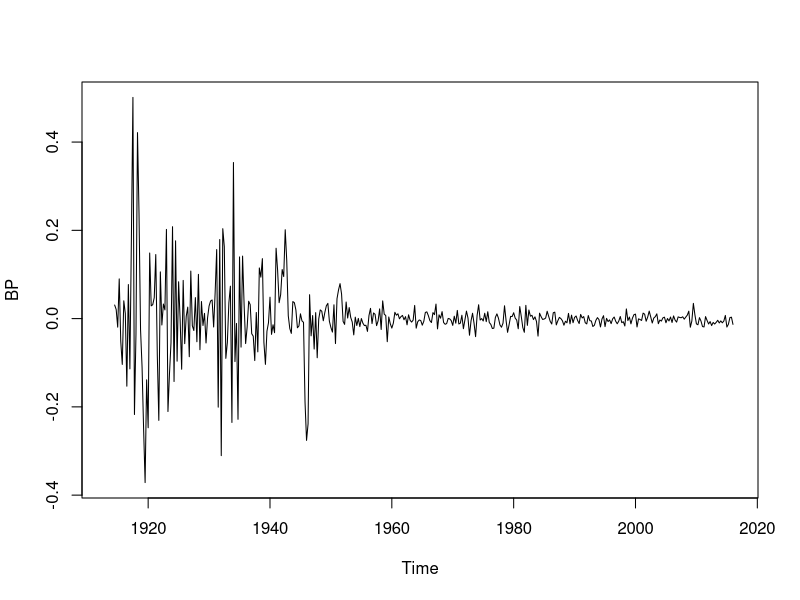
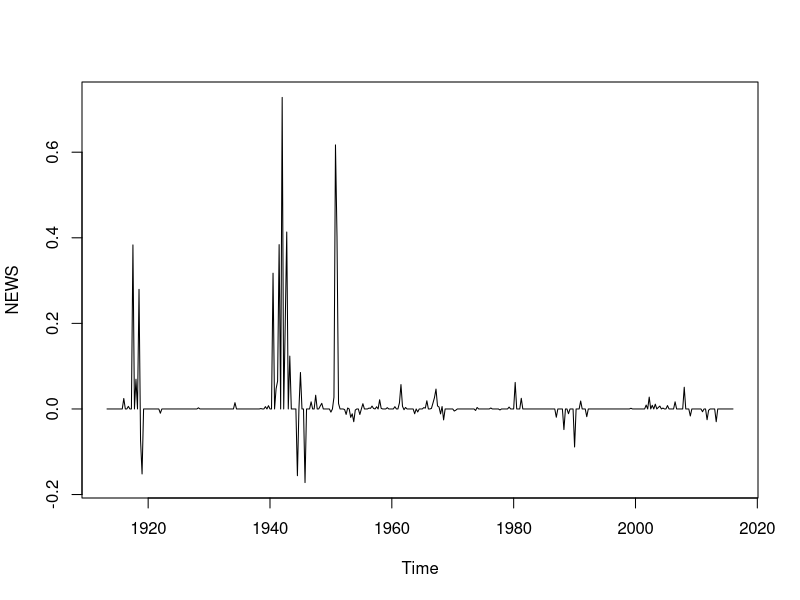
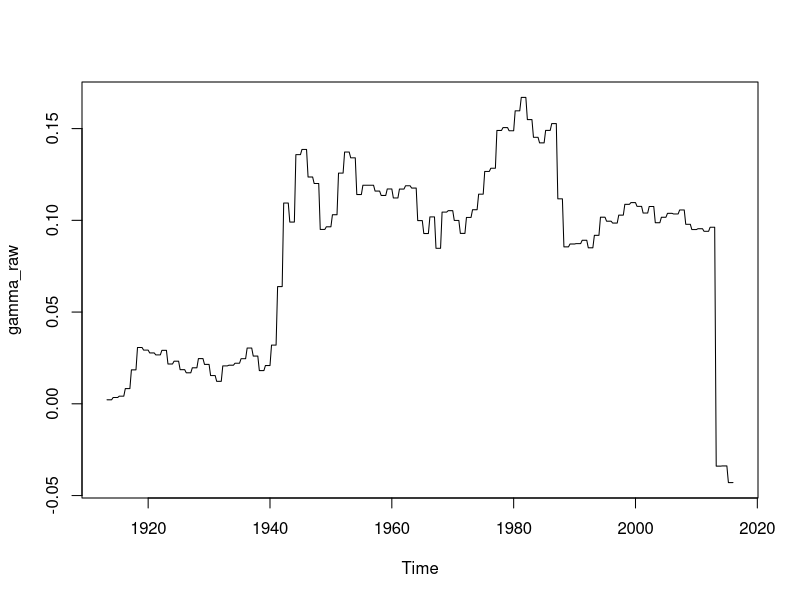
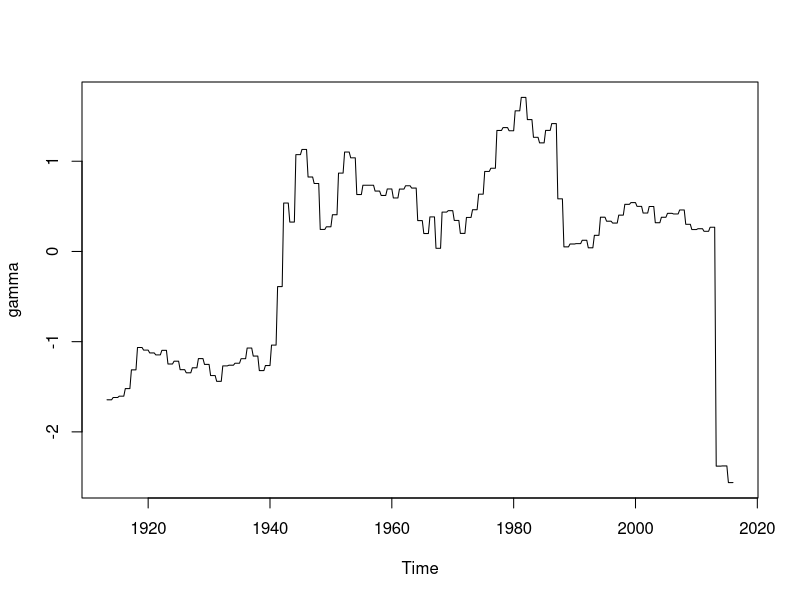
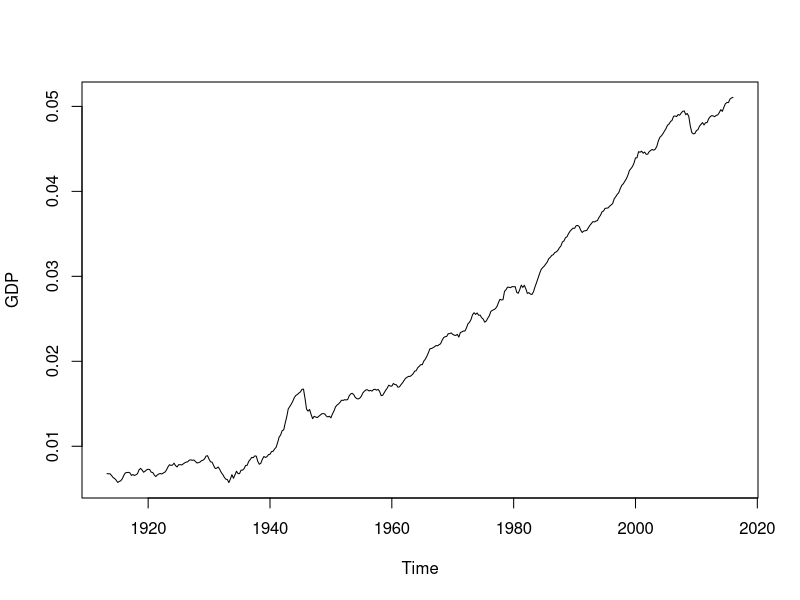
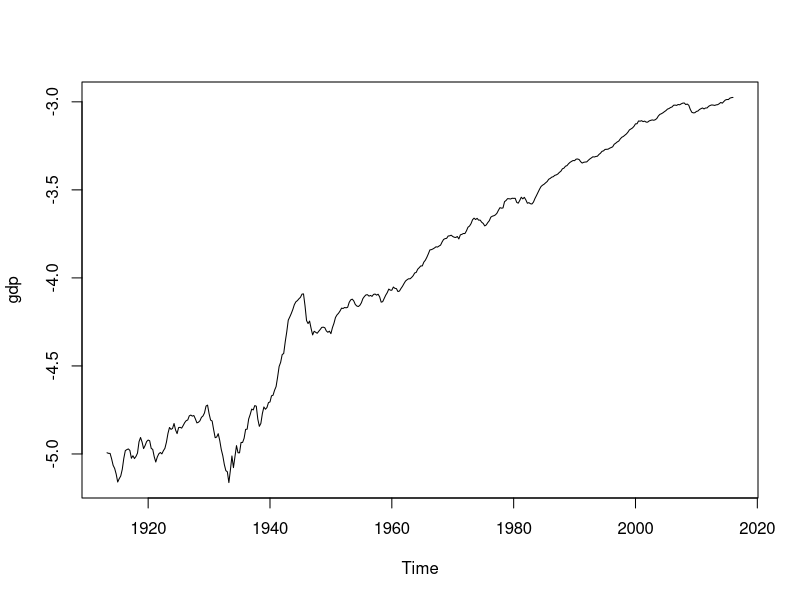
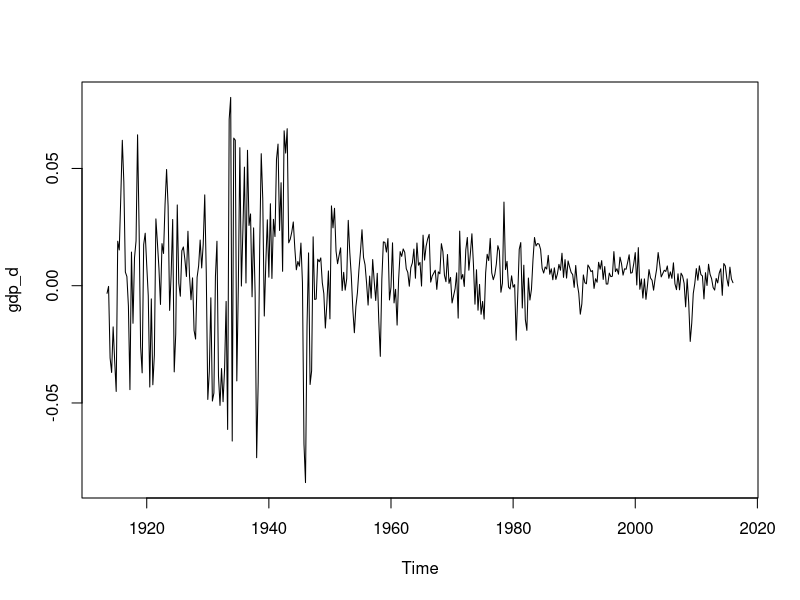
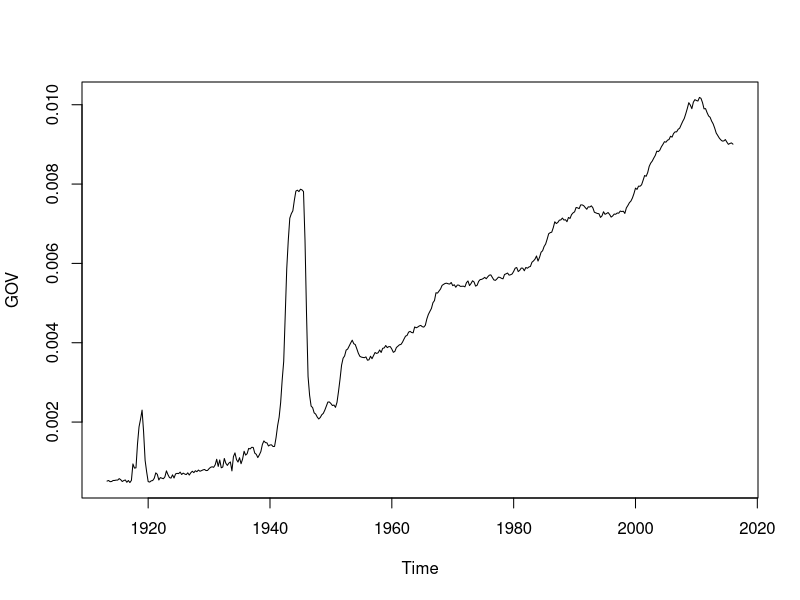

Here is the R script that generated these plots, in order:
# Uploading the Ferrier & Navvarro dataset
data <- read.csv("Dataset/DATA_MACRO_FN.csv")

GDP           <- ts(data$GDP, start = c(1913, 2), frequency = 4)
GOV           <- ts(data$GOV, start = c(1913, 2), frequency = 4)
NEWS          <- ts(data$NEWS, start = c(1913, 2), frequency = 4)
MTR           <- ts(data$MTR, start = c(1913, 2), frequency = 4)
ATR           <- ts(data$ATR, start = c(1913, 2), frequency = 4)


ts_data = ts(data, start = c(1913, 2), frequency = 4)

# creating the BP Shock

library(dplyr)
data_reg <- data %>%
  mutate(
    # Logs
    ln_GOV = log(GOV),
    ln_GDP = log(GDP),
    
    # Growth Rates (Differences)
    d_gov = c(NA, diff(ln_GOV)),
    d_gdp = c(NA, diff(ln_GDP)),
    
    # Create Lag Columns explicitly (lags 1 to 4)
    # This makes the regression line much cleaner later
    gov_L1 = dplyr::lag(d_gov, 1),
    gov_L2 = dplyr::lag(d_gov, 2),
    gov_L3 = dplyr::lag(d_gov, 3),
    gov_L4 = dplyr::lag(d_gov, 4),
    
    gdp_L1 = dplyr::lag(d_gdp, 1),
    gdp_L2 = dplyr::lag(d_gdp, 2),
    gdp_L3 = dplyr::lag(d_gdp, 3),
    gdp_L4 = dplyr::lag(d_gdp, 4)
  )

BP_model <- lm(d_gov ~ gov_L1 + gov_L2 + gov_L3 + gov_L4 + 
                 gdp_L1 + gdp_L2 + gdp_L3 + gdp_L4, 
               data = data_reg,
               na.action = na.exclude)

# storing the Shock
BP <- residuals(BP_model)
BP           <- ts(BP, start = c(1913, 2), frequency = 4)

plot(BP)
plot(NEWS)

# I order to build my Smooth Transaction Local Projection estimator I need to build the
# "State" variable, the gamma (referring to the paper names)

gamma_raw = (MTR - ATR) / (1-ATR)
plot(gamma_raw)

# after having created my state variable I need to standardize it, in order to obtain Z scores
# will take values between -3 +3, this is good for our buil in logistic function in the 
# smooth transaction LP
gamma = (gamma_raw - mean(gamma_raw, na.rm = T)) / sd(gamma_raw, na.rm = T)
plot(gamma)

# Now I Create the Logistic Transition Variable (F_z)
# We use gamma = 3 as the smoothness parameter (standard in literature)
gamma_param <- 3
F_z <- exp(-gamma_param * gamma) / (1 + exp(-gamma_param * gamma))

####### Creating the regressors for my specification

# What I need
# Delta Yt+h (dependent variable)
# Delta Gt+h (endogenous variable that need to be instumented)
# Instruments BP and RZ
# State Variable: Progressivity variable (gamma)
# Controls: lagged of growth rates of log GDP, lagged growth rates of gov, 
# lagged Tax Rates (MTR), and non linear and non linear time trends (t,t^2,t^3,t^4)

# Building the controls 

# GDP
plot(GDP)
# Transforming GDP in logs
gdp <- log(GDP) 
plot(gdp)
# Taking the First difference of Log GDP
gdp_d <- diff(log(GDP))
plot(gdp_d)

## GOV

plot(GOV)
# transforming the GOV in logs
gov <- log(GOV)
plot(gov)

# Taking first differences of the log GOV
gov_d <- diff(log(GOV))
plot(gov_d)

# now I want to create 8 lags of the first difference of log GDP
gdp_d_1 <- stats::lag(gdp_d, -1)
gdp_d_2 <- stats::lag(gdp_d, -2)
gdp_d_3 <- stats::lag(gdp_d, -3)
gdp_d_4 <- stats::lag(gdp_d, -4)
gdp_d_5 <- stats::lag(gdp_d, -5)
gdp_d_6 <- stats::lag(gdp_d, -6)
gdp_d_7 <- stats::lag(gdp_d, -7)
gdp_d_8 <- stats::lag(gdp_d, -8)

# creating the lags for the first difference of the GOV
gov_d_1 <- stats::lag(gov_d, -1)
gov_d_2 <- stats::lag(gov_d, -2)
gov_d_3 <- stats::lag(gov_d, -3)
gov_d_4 <- stats::lag(gov_d, -4)
gov_d_5 <- stats::lag(gov_d, -5)
gov_d_6 <- stats::lag(gov_d, -6)
gov_d_7 <- stats::lag(gov_d, -7)
gov_d_8 <- stats::lag(gov_d, -8)

# creating the lags for the Tax Rate MTR
MTR_1 <- stats::lag(MTR, -1)
MTR_2 <- stats::lag(MTR, -2)
MTR_3 <- stats::lag(MTR, -3)
MTR_4 <- stats::lag(MTR, -4)
MTR_5 <- stats::lag(MTR, -5)
MTR_6 <- stats::lag(MTR, -6)
MTR_7 <- stats::lag(MTR, -7)
MTR_8 <- stats::lag(MTR, -8)


### Creating the time trends
T <- length(GDP)
time_index <- ts(1:T, start = c(1913, 1), frequency = 4)

t   <- time_index
t_2 <- time_index^2
t_3 <- time_index^3
t_4 <- time_index^4


#### Combining everything in a dataset with all the variable that I need for my STLP_IV

# adding the GDP and GOV in levels as they are needed to create the multipliers variables
LP_data <- ts.intersect(
  
  # In levels variables
  GDP,
  GOV,
  
  # the Instruments
  BP,
  RZ = NEWS,
  
  # the state variable
  gamma_z = gamma, # standardized gamma
  F_z = F_z,        # progressive regime weight (0,1)
  
  # GDP growth rates lags
  gdp_d_1, gdp_d_2, gdp_d_3, gdp_d_4,
  gdp_d_5, gdp_d_6, gdp_d_7, gdp_d_8,
  
  # GOV growth rates lags
  gov_d_1, gov_d_2, gov_d_3, gov_d_4,
  gov_d_5, gov_d_6, gov_d_7, gov_d_8,
  
  # Tax rate lags
  MTR_1, MTR_2, MTR_3, MTR_4,
  MTR_5, MTR_6, MTR_7, MTR_8,
  
  # time trends
  t, t_2, t_3, t_4
)
